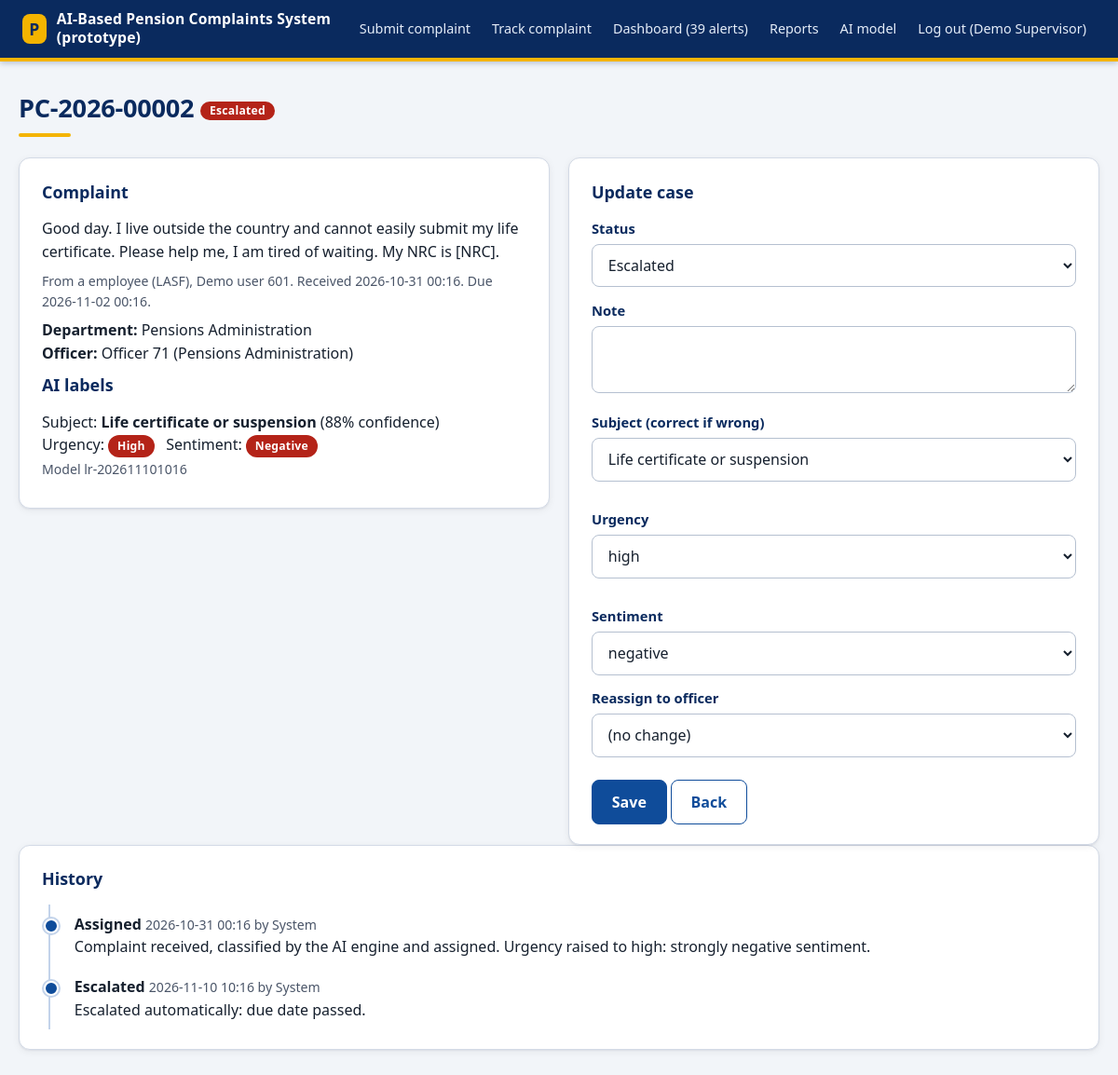
Screenshot of /case/2 (signed in) with the database file from the repository.
### tables this page shows
CREATE TABLE complaints (complaint_id INTEGER PRIMARY KEY, reference_no TEXT UNIQUE, complainant_id INTEGER, department_id INTEGER, officer_id INTEGER,
  text TEXT, status TEXT, created_at TEXT, due_at TEXT, resolved_at TEXT, is_escalated INTEGER DEFAULT 0);

CREATE TABLE complainants (complainant_id INTEGER PRIMARY KEY, institution_id INTEGER, role TEXT, full_name TEXT, contact TEXT);

CREATE TABLE institutions (institution_id INTEGER PRIMARY KEY, code TEXT, name TEXT);

CREATE TABLE departments (department_id INTEGER PRIMARY KEY, name TEXT);

CREATE TABLE officers (officer_id INTEGER PRIMARY KEY, department_id INTEGER, username TEXT UNIQUE, full_name TEXT, role TEXT, password_hash TEXT);

CREATE TABLE predictions (prediction_id INTEGER PRIMARY KEY, complaint_id INTEGER, category TEXT, urgency TEXT, sentiment TEXT, confidence REAL, needs_review INTEGER,
  model_version TEXT, corrected_category TEXT, corrected_urgency TEXT, corrected_sentiment TEXT);

CREATE TABLE case_updates (update_id INTEGER PRIMARY KEY, complaint_id INTEGER, officer_id INTEGER, note TEXT, new_status TEXT, created_at TEXT);

### app.py (the view, shortened to what this page needs)
@app.route('/case/<int:cid>', methods=['GET', 'POST'])
@staff()
def case(cid):
    con = db()
    c = q("""SELECT c.*, p.category, p.urgency, p.sentiment, p.confidence, p.needs_review, p.model_version, p.corrected_category, p.corrected_urgency, p.corrected_sentiment,
        d.name dept, o.full_name officer, cm.role crole, cm.full_name cname, i.code inst FROM complaints c JOIN predictions p ON p.complaint_id=c.complaint_id JOIN departments d ON d.department_id=c.department_id
        LEFT JOIN officers o ON o.officer_id=c.officer_id JOIN complainants cm ON cm.complainant_id=c.complainant_id JOIN institutions i ON i.institution_id=cm.institution_id WHERE c.complaint_id=?""", (cid,), one=True)
    if not c: abort(404)
    hist = q('SELECT u.*, o.full_name FROM case_updates u LEFT JOIN officers o ON o.officer_id=u.officer_id WHERE complaint_id=? ORDER BY update_id', (cid,))
    officers = q("SELECT officer_id, full_name FROM officers WHERE role='officer' ORDER BY department_id, officer_id")
    return render_template('case.html', c=c, hist=hist, officers=officers, CAT=CATEGORIES)

### app.py (called while the page is built)
def db():
    if 'db' not in g:
        g.db = sqlite3.connect(DB_PATH); g.db.row_factory = sqlite3.Row
    return g.db

def q(sql, args=(), one=False):
    cur = db().execute(sql, args); rows = cur.fetchall()
    return (rows[0] if rows else None) if one else rows

def staff(*roles):
    def deco(f):
        @wraps(f)
        def w(*a, **k):
            if 'uid' not in session: return redirect(url_for('login', next=request.path))
            if roles and session['role'] not in roles: abort(403)
            return f(*a, **k)
        return w
    return deco

@app.context_processor
def inject():
    unread = 0
    if 'uid' in session: unread = q('SELECT COUNT(*) n FROM notifications WHERE officer_id=?', (session['uid'],), one=True)['n']
    return dict(session=session, CATEGORIES=CATEGORIES, STATUSES=STATUSES, notif_count=unread, now=now())

@app.template_filter('dt')
def dt(v): return v[:16] if v else '-'

### PROTOTYPE/templates/case.html (shortened to what this page needs)
{% extends 'base.html' %}{% block content %}<h1>{{ c.reference_no }} <span class="badge st-{{ c.status }}">{{ c.status }}</span></h1>
<div class="grid2"><div class="card"><h2>Complaint</h2><p>{{ c.text }}</p><p class="muted">From a {{ c.crole }} ({{ c.inst }}), {{ c.cname }}. Received {{ c.created_at|dt }}. Due {{ c.due_at|dt }}.</p>
<p><b>Department:</b> {{ c.dept }}<br><b>Officer:</b> {{ c.officer }}</p>
<h2>AI labels</h2><p>Subject: <b>{{ CAT[c.category] }}</b> ({{ (c.confidence*100)|round(0)|int }}% confidence){% if c.needs_review %} <span class="badge">needs review</span>{% endif %}<br>
Urgency: <span class="badge {{ c.urgency }}">{{ c.urgency }}</span> &nbsp; Sentiment: <span class="badge {{ c.sentiment }}">{{ c.sentiment }}</span><br><span class="muted">Model {{ c.model_version }}{% if c.corrected_category %}; corrected by officer{% endif %}</span></p></div>
<div class="card"><h2>Update case</h2><form method="post"><label>Status</label><select name="status">{% for s in STATUSES %}<option {{ 'selected' if c.status==s }}>{{ s }}</option>{% endfor %}</select>
<label>Note</label><textarea name="note" style="min-height:70px"></textarea><div class="row"><div><label>Subject (correct if wrong)</label><select name="category">{% for k,v in CAT.items() %}<option value="{{ k }}" {{ 'selected' if (c.corrected_category or c.category)==k }}>{{ v }}</option>{% endfor %}</select></div>
<div><label>Urgency</label><select name="urgency">{% for u in ['low','medium','high'] %}<option {{ 'selected' if (c.corrected_urgency or c.urgency)==u }}>{{ u }}</option>{% endfor %}</select></div>
<div><label>Sentiment</label><select name="sentiment">{% for u in ['negative','neutral','positive'] %}<option {{ 'selected' if (c.corrected_sentiment or c.sentiment)==u }}>{{ u }}</option>{% endfor %}</select></div></div>
{% if session.role in ('supervisor','admin') %}<label>Reassign to officer</label><select name="officer_id"><option value="">(no change)</option></select>{% endif %}
<br><br><button>Save</button> <a class="btn alt" href="{{ url_for('dashboard') }}">Back</a></form></div></div>
<div class="card"><h2>History</h2><ul class="timeline">{% for h in hist %}<li><b>{{ h.new_status }}</b> <span class="muted">{{ h.created_at|dt }} by {{ h.full_name or 'System' }}</span><br>{{ h.note }}</li>{% endfor %}</ul></div>{% endblock %}

### PROTOTYPE/templates/base.html
<!doctype html><html lang="en"><head><meta charset="utf-8"><meta name="viewport" content="width=device-width, initial-scale=1">
<title>{% block title %}Pension Complaints{% endblock %} | AI Pension Complaints Prototype</title><link rel="stylesheet" href="{{ url_for('static', filename='style.css') }}"></head><body>
<header><span class="brand">AI-Based Pension Complaints System (prototype)</span>
<a href="{{ url_for('submit') }}">Submit complaint</a><a href="{{ url_for('track') }}">Track complaint</a>
{% if session.uid %}<a href="{{ url_for('dashboard') }}">Dashboard ({{ notif_count }} alerts)</a>
{% if session.role in ('supervisor','admin') %}<a href="{{ url_for('reports') }}">Reports</a><a href="{{ url_for('model') }}">AI model</a>{% endif %}
<a href="{{ url_for('logout') }}">Log out ({{ session.name }})</a>{% else %}<a href="{{ url_for('login') }}">Staff login</a>{% endif %}</header>
<main>{% with msgs = get_flashed_messages(with_categories=true) %}{% for cat, m in msgs %}<div class="flash {{ cat }}">{{ m }}</div>{% endfor %}{% endwith %}
{% block content %}{% endblock %}{% if session.role == 'admin' %}<a href="{{ url_for('audit_page') }}">Audit log</a>{% endif %}</main></body></html>

### PROTOTYPE/static/style.css (style rules this page uses)
:root { --navy: #0A2A5E; --blue: #0F4C9A; --blue-dark: #0B3B7A; --blue-tint: #EAF1FB; --gold: #F4B400; --gold-tint: #FFF4CC; --ink: #16202E; --muted: #4A5568; --line: #D3DAE6; --bg: #F2F5F9; --danger: #B42318; --warn: #B54708; --success: #067647; --neutral: #475467; --radius: 12px; --shadow: 0 1px 2px rgba(16, 24, 40, .06), 0 2px 8px rgba(16, 24, 40, .06); }
* { box-sizing: border-box }
html { font-size: 16px; -webkit-text-size-adjust: 100% }
body { margin: 0; background: var(--bg); color: var(--ink); font-family: "Segoe UI", system-ui, -apple-system, Calibri, Arial, sans-serif; line-height: 1.55 }
a { color: var(--blue); text-underline-offset: 3px }
header { position: sticky; top: 0; z-index: 20; display: flex; flex-wrap: wrap; align-items: center; gap: .25rem .2rem; padding: .7rem 1.5rem; background: var(--navy); border-bottom: 4px solid var(--gold); box-shadow: 0 2px 6px rgba(10, 42, 94, .25) }
header .brand { display: flex; align-items: center; gap: .7rem; flex: 1 1 280px; min-width: 0; color: #fff; font-weight: 700; font-size: .98rem; letter-spacing: .01em; line-height: 1.25 }
header .brand::before { content: "P"; display: inline-grid; place-items: center; width: 32px; height: 32px; border-radius: 8px; background: var(--gold); color: var(--navy); font-weight: 800; font-size: 1.1rem }
header a { color: #E6EEF9; text-decoration: none; font-size: .9rem; font-weight: 500; padding: .45rem .62rem; border-radius: 8px; white-space: nowrap; transition: background .15s }
main { max-width: 1200px; margin: 0 auto; padding: 2rem 1.25rem 2.5rem }
h1 { margin: .1rem 0 1.4rem; color: var(--navy); font-size: 1.7rem; line-height: 1.25; letter-spacing: -.01em }
h1::after { content: ""; display: block; width: 56px; height: 4px; margin-top: .6rem; border-radius: 2px; background: var(--gold) }
h2 { margin: .1rem 0 .8rem; color: var(--navy); font-size: 1.12rem }
p { margin: .5rem 0 }
.card { background: #fff; border: 1px solid var(--line); border-radius: var(--radius); padding: 1.3rem 1.5rem; margin-bottom: 1.25rem; box-shadow: var(--shadow) }
.grid2 { display: grid; grid-template-columns: repeat(auto-fit, minmax(min(100%, 340px), 1fr)); gap: 1.25rem; align-items: start }
.grid2>.card { margin-bottom: 0 }
.grid2 .card .row { grid-template-columns: 1fr }
.row { display: grid; grid-template-columns: repeat(auto-fit, minmax(min(100%, 200px), 1fr)); gap: 1rem }
.muted { color: var(--muted); font-size: .88rem }
label { display: block; margin: .85rem 0 .3rem; font-weight: 600; font-size: .92rem; color: var(--navy) }
input, select, textarea { width: 100%; padding: .65rem .8rem; border: 1px solid #B5C0D0; border-radius: 8px; background: #fff; color: var(--ink); font: inherit; transition: border-color .15s, box-shadow .15s }
textarea { min-height: 140px; resize: vertical }
button, .btn { display: inline-block; padding: .65rem 1.3rem; border: 1px solid var(--blue); border-radius: 8px; background: var(--blue); color: #fff; font: inherit; font-weight: 600; text-decoration: none; cursor: pointer; transition: background .15s, box-shadow .15s }
button.alt, .btn.alt { background: #fff; color: var(--blue) }
.badge { display: inline-block; padding: .16rem .62rem; border-radius: 999px; background: var(--neutral); color: #fff; font-size: .76rem; font-weight: 700; letter-spacing: .02em; text-transform: capitalize; white-space: nowrap; vertical-align: middle }
.high, .negative, .st-Escalated { background: var(--danger) }
.timeline { margin: .3rem 0 0 .45rem; padding: 0 0 0 1.2rem; list-style: none; border-left: 2px solid #C3D3EA }
.timeline li { position: relative; margin: 0; padding: .55rem 0 .55rem .4rem }
.timeline li::before { content: ""; position: absolute; left: calc(-1.2rem - 7px); top: .95rem; width: 12px; height: 12px; border: 2px solid #fff; border-radius: 50%; background: var(--blue); box-shadow: 0 0 0 2px #C3D3EA }

### rows the page displays
complaints: reference_no "PC-2026-00002", status "Escalated", text "Good day. I live outside the country and cannot easily submit my life certificate. Please help me, I am tired of waiting. My NRC is [NRC].", created_at|dt "2026-10-31 00:16", due_at|dt "2026-11-02 00:16"
complainants: crole "employee", cname "Demo user 601"
institutions: inst "LASF"
departments: dept "Pensions Administration"
officers: officer "Officer 71 (Pensions Administration)"
predictions: category "Life certificate or suspension", (c.confidence*100)|round(0)|int "88", urgency "High", sentiment "Negative", model_version "lr-202611101016"
case_updates: new_status "Assigned", created_at|dt "2026-10-31 00:16", full_name "System", note "Complaint received, classified by the AI engine and assigned. Urgency raised to high: strongly negative sentiment."
case_updates: new_status "Escalated", created_at|dt "2026-11-10 10:16", full_name "System", note "Escalated automatically: due date passed."

### other values shown
{{ notif_count }} "39"
{{ session.name }} "Demo Supervisor"
form field status "Escalated"
form field category "Life certificate or suspension"
form field urgency "high"
form field sentiment "negative"
